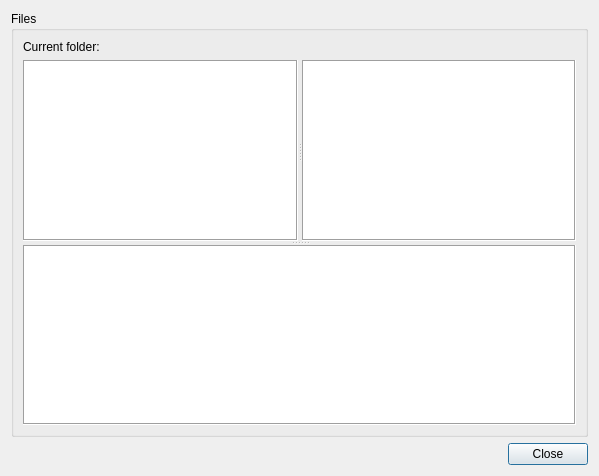
<?xml version="1.0" encoding="UTF-8"?>
<ui version="4.0">
 <class>FileBrowserDialog</class>
 <widget class="QDialog" name="FileBrowserDialog">
  <property name="geometry">
   <rect>
    <x>0</x>
    <y>0</y>
    <width>599</width>
    <height>476</height>
   </rect>
  </property>
  <property name="windowTitle">
   <string>Dialog</string>
  </property>
  <layout class="QGridLayout" name="gridLayout">
   <item row="0" column="0">
    <widget class="QGroupBox" name="groupBox">
     <property name="title">
      <string>Files</string>
     </property>
     <layout class="QGridLayout" name="gridLayout_2">
      <item row="1" column="0">
       <widget class="QSplitter" name="verticalLayout">
        <property name="orientation">
         <enum>Qt::Vertical</enum>
        </property>
        <widget class="QSplitter" name="splitter">
         <property name="orientation">
          <enum>Qt::Horizontal</enum>
         </property>
         <widget class="QTreeView" name="directoryView">
          <property name="frameShape">
           <enum>QFrame::Box</enum>
          </property>
          <property name="rootIsDecorated">
           <bool>true</bool>
          </property>
          <property name="headerHidden">
           <bool>true</bool>
          </property>
         </widget>
         <widget class="QTreeView" name="fileView">
          <property name="frameShape">
           <enum>QFrame::Box</enum>
          </property>
          <property name="frameShadow">
           <enum>QFrame::Sunken</enum>
          </property>
          <property name="sortingEnabled">
           <bool>true</bool>
          </property>
         </widget>
        </widget>
        <widget class="QTextEdit" name="textOutput">
         <property name="frameShape">
          <enum>QFrame::Box</enum>
         </property>
         <property name="readOnly">
          <bool>true</bool>
         </property>
        </widget>
       </widget>
      </item>
      <item row="0" column="0">
       <widget class="QLabel" name="currentFolderLabel">
        <property name="text">
         <string>Current folder: </string>
        </property>
       </widget>
      </item>
     </layout>
    </widget>
   </item>
   <item row="1" column="0">
    <layout class="QHBoxLayout" name="horizontalLayout">
     <item>
      <spacer name="horizontalSpacer">
       <property name="orientation">
        <enum>Qt::Horizontal</enum>
       </property>
       <property name="sizeHint" stdset="0">
        <size>
         <width>40</width>
         <height>20</height>
        </size>
       </property>
      </spacer>
     </item>
     <item>
      <widget class="QPushButton" name="closeButton">
       <property name="text">
        <string>Close</string>
       </property>
       <property name="shortcut">
        <string>Alt+C</string>
       </property>
      </widget>
     </item>
    </layout>
   </item>
  </layout>
 </widget>
 <resources/>
 <connections/>
</ui>
